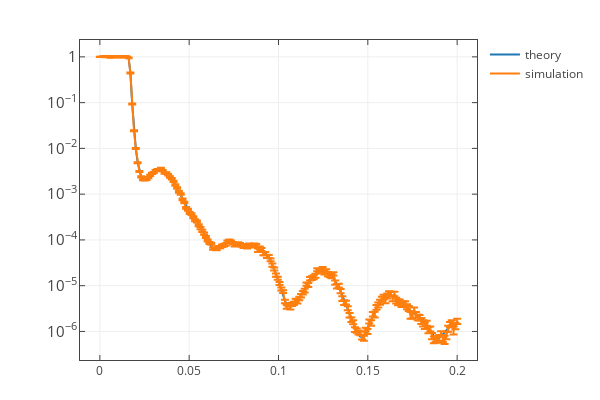
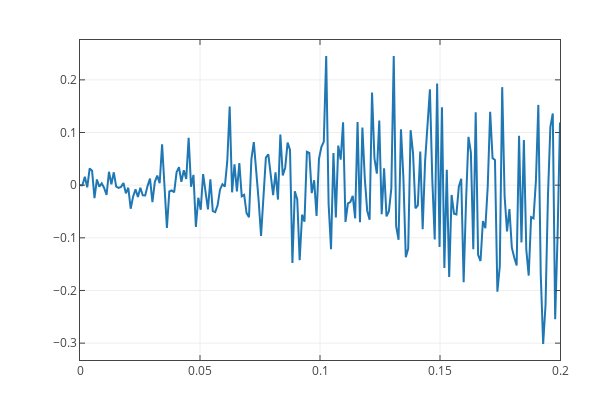

Notebook code cell kept with these figures, in order:
### Code cell
sample=make_sample()
expt = make_experiment(sample)
r_0 = expt.reflectivity()
print(np.asarray(r_0).shape)
generate_data(expt, 1., 15.0)

plot_utils.plot1d([[r_0[0][0], r_0[0][1]],
                  [expt.probe.xs[0].Q, expt.probe.xs[0].R, expt.probe.xs[0].dR]],
                  data_names=['theory', 'simulation'],
                  y_log=True)

_resid = (expt.probe.xs[0].R - r_0[0][1])/r_0[0][1]
plot_utils.plot1d([expt.probe.xs[0].Q, _resid])

### Figure 1 — Plotly figure (JSON) as saved in the notebook; plotly's stock layout.template omitted (floating-point values rounded to 4 significant figures; data arrays with more than 128 entries replaced by an {"elided": "..."} marker saying what was removed)
{"data": [{"error_x": {}, "error_y": {}, "name": "theory", "type": "scatter", "x": {"elided": "200 float values"}, "y": {"elided": "200 float values"}}, {"error_x": {}, "error_y": {"array": {"elided": "200 float values"}, "type": "data", "visible": true}, "name": "simulation", "type": "scatter", "x": {"elided": "200 float values"}, "y": {"elided": "200 float values"}}], "layout": {"autosize": true, "bargap": 0, "height": 400, "hovermode": "closest", "margin": {"b": 40, "l": 80, "r": 40, "t": 40}, "showlegend": true, "width": 600, "xaxis": {"exponentformat": "power", "mirror": "all", "showexponent": "all", "showgrid": true, "showline": true, "ticks": "inside", "title": "", "zeroline": false}, "yaxis": {"exponentformat": "power", "mirror": "all", "showexponent": "all", "showgrid": true, "showline": true, "ticks": "inside", "title": "", "type": "log", "zeroline": false}}}

### Figure 2 — Plotly figure (JSON) as saved in the notebook; plotly's stock layout.template omitted (floating-point values rounded to 4 significant figures; data arrays with more than 128 entries replaced by an {"elided": "..."} marker saying what was removed)
{"data": [{"name": "", "type": "scatter", "x": {"elided": "200 float values"}, "y": {"elided": "200 float values"}}], "layout": {"autosize": true, "bargap": 0, "height": 400, "hovermode": "closest", "margin": {"b": 40, "l": 80, "r": 40, "t": 40}, "showlegend": false, "width": 600, "xaxis": {"exponentformat": "power", "mirror": "all", "showexponent": "all", "showgrid": true, "showline": true, "ticks": "inside", "title": "", "zeroline": false}, "yaxis": {"exponentformat": "power", "mirror": "all", "showexponent": "all", "showgrid": true, "showline": true, "ticks": "inside", "title": "", "zeroline": false}}}
